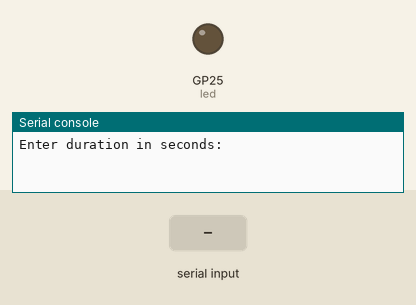
This program was run on a simulated Raspberry Pi Pico running MicroPython. On the bench: output pins drawn as LEDs (lit = HIGH), the last lines printed to the serial console. The test bench sets the inputs (shaded band). The clock reads 2024-03-15 10:24:30 at power-on unless the program sets it. At 1.3 s the program stops and its outputs stay as they are.

Above: at 1.2 s.
1.3 s: "0" typed at the serial console, then Enter
At 2.1 s:
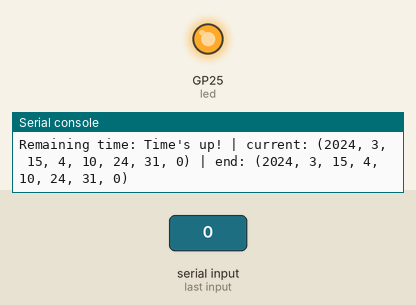
Timing chart, 0 to 2.8 s (numbered marks = the images above; inputs shaded):
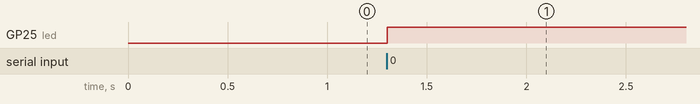

The program:

RTC_duration.py
```python
import machine
import utime

rtc = machine.RTC()
led = machine.Pin("LED", machine.Pin.OUT)

latest_remaining_time = None  # Initialize variable to hold the latest remaining time

def calculate_remaining_time(duration_seconds):
    # Get the current time from RTC
    current_time = rtc.datetime()

    # Calculate duration in minutes and hours
    duration_minutes, duration_seconds = divmod(duration_seconds, 60)
    duration_hours, duration_minutes = divmod(duration_minutes, 60)

    # Calculate the end time by adding duration to the current time
    end_time_seconds = current_time[6] + duration_seconds
    extra_minutes, end_time_seconds = divmod(end_time_seconds, 60)

    end_time_minutes = current_time[5] + duration_minutes + extra_minutes
    extra_hours, end_time_minutes = divmod(end_time_minutes, 60)

    end_time_hours = current_time[4] + duration_hours + extra_hours

    # Limit seconds and minutes to 60
    if end_time_seconds >= 60:
        end_time_seconds %= 60
        end_time_minutes += 1

    if end_time_minutes >= 60:
        end_time_minutes %= 60
        end_time_hours += 1

    end_time = (
        current_time[0],  # Year
        current_time[1],  # Month
        current_time[2],  # Day
        current_time[3],  # Weekday
        end_time_hours,   # Hours
        end_time_minutes, # Minutes
        end_time_seconds, # Seconds
        current_time[7]   # Subseconds
    )

    return end_time

def get_remaining_time(end_time):
    # Get the current time from RTC
    current_time = rtc.datetime()

    # Calculate the remaining time by finding the difference between end time and current time
    remaining_hours = end_time[4] - current_time[4]
    remaining_minutes = end_time[5] - current_time[5]
    remaining_seconds = end_time[6] - current_time[6]

    # Handle rollover when seconds < 0
    if remaining_seconds < 0:
        remaining_seconds += 60
        remaining_minutes -= 1

    # Handle rollover when minutes < 0
    if remaining_minutes < 0:
        remaining_minutes += 60
        remaining_hours -= 1

    # Handle rollover when hours < 0 or 24
    if remaining_hours < 0 or remaining_hours == 24:
        remaining_hours %= 24

    if remaining_hours == 0 and remaining_minutes == 0 and remaining_seconds == 0:
        return "Time's up!"

    # Convert excess seconds to minutes and update remaining seconds
    if remaining_seconds >= 60:
        remaining_minutes += remaining_seconds // 60
        remaining_seconds %= 60

    # Convert excess minutes to hours and update remaining minutes
    if remaining_minutes >= 60:
        remaining_hours += remaining_minutes // 60
        remaining_minutes %= 60

    return f"{remaining_hours:02}:{remaining_minutes:02}:{remaining_seconds:02}"

# Example usage:
duration_input = int(input("Enter duration in seconds: "))
end_time = calculate_remaining_time(duration_input)

while True:
    remaining_time = get_remaining_time(end_time)
    print(f"Remaining time: {remaining_time} | current: {rtc.datetime()} | end: {end_time}")

    if remaining_time == "Time's up!":
        led.value(1)
        break

    utime.sleep(1)  # Delay for 1 second before re-checking remaining time
```

Measured:
- after the input at 1.3 s, GP25 (led): LOW → HIGH at once
